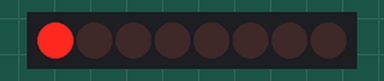
This sketch was run on a simulated Arduino Uno, built with avr-gcc and run on an emulated ATmega328P. On the bench: 8 shift-register outputs drawn as a row of LEDs (first output left, lit = HIGH). Wiring (inferred from the names in the program): shift register (74HC595): data pin 10; shift clock pin 12; latch pin 11. Wiring (inferred from the signals the program sends): row of LEDs: on Q0, Q1, Q2, Q3, Q4, Q5, Q6, Q7.

Above: at 1.1 s.
At 5.1 s:
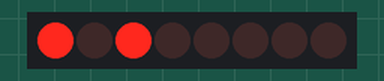
At 10.1 s:
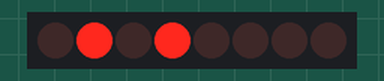
At 20.1 s:
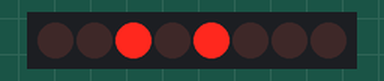
At 29.1 s:
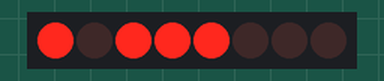
At 39.1 s:
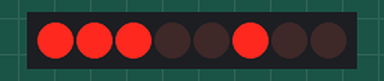
Timing chart, 0 to 40.0 s (numbered marks = the images above):
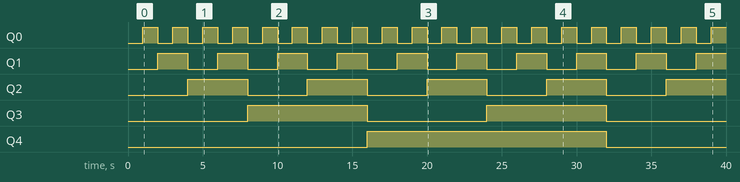

Measured:
- by itself, Q0: alternates HIGH for 1.0 s and LOW for 1.0 s
- by itself, Q1: alternates HIGH for 2.0 s and LOW for 2.0 s
- by itself, Q2: alternates HIGH for 4.0 s and LOW for 4.0 s
- by itself, Q3: alternates HIGH for 8.0 s and LOW for 8.0 s
- by itself, Q4: LOW → HIGH at 16.0 s, → LOW 16.0 s later

The sketch:

09-2.ino
```cpp
//00000000 ~ 11111111 repeat
int dataPin = 10;
int latchPin = 11;
int clockPin = 12;

void setup() {
  pinMode(latchPin, OUTPUT);
  pinMode(clockPin, OUTPUT);
  pinMode(dataPin, OUTPUT);
}

void loop() {
  for (int num = 0; num < 256; num++) {
    digitalWrite(latchPin, LOW);
    shiftOut(dataPin, clockPin, MSBFIRST, num);
    digitalWrite(latchPin, HIGH);

    delay(1000);
  }

}
```
